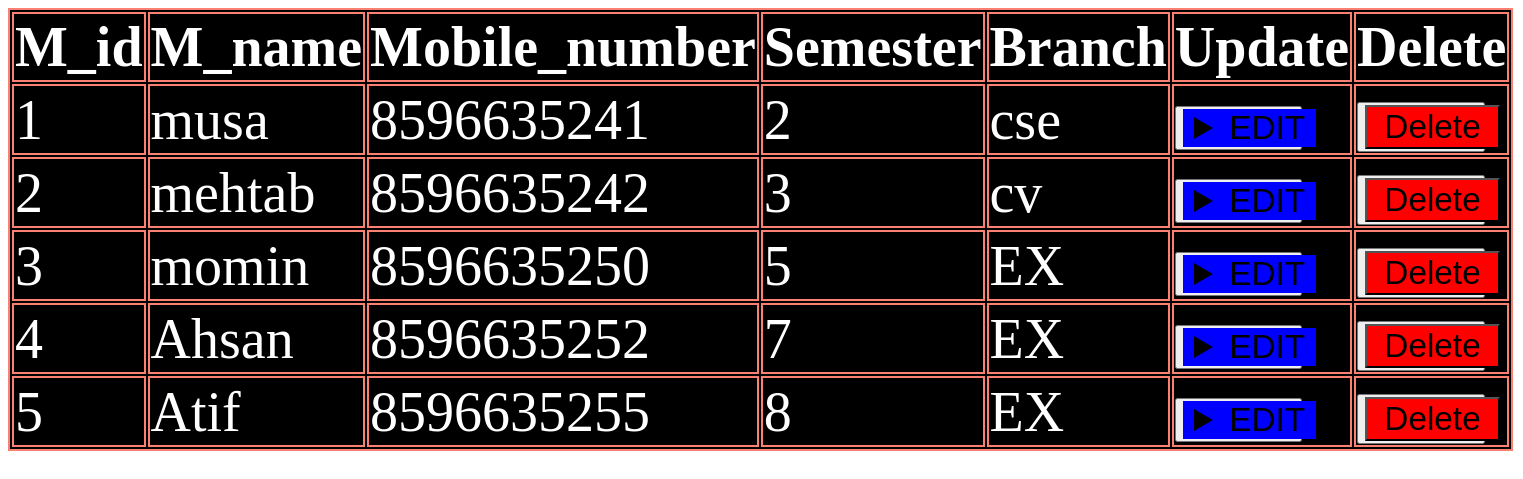
Page /seeallmember/ (signed in) on the committed database.
### myapp/models.py (models this page shows)
class Members(models.Model):
    M_id = models.IntegerField(primary_key = True)
    M_name = models.CharField(max_length = 300)
    Mobile_number = models.IntegerField()
    Semester = models.IntegerField()
    Branch = models.CharField(max_length = 300)

### myapp/views.py (the view)
# urls.py: path('seeallmember/',views.seeallmember),
@login_required(login_url="/userlogin")
def seeallmember(request):
    data = list(models.Members.objects.all().values())
    return render(request,'seeallmember.html',{'members':data})

### myapp/templates/seeallmember.html (shortened to what this page needs)
<!DOCTYPE html>
<html lang="en">
<head>
</head>
<body>
    <table>
        <tr>
            <th>M_id</th>
            <th>M_name</th>
            <th>Mobile_number</th>
            <th>Semester</th>
            <th>Branch</th>
            <th>Update</th>
            <th>Delete</th>
        </tr>
        {% for i in members %}
    <tr>
        <td>{{i.M_id}}</td>
        <td>{{i.M_name}}</td>
        <td>{{i.Mobile_number}}</td>
        <td>{{i.Semester}}</td>
        <td>{{i.Branch}}</td>
        <td>
            <button>
                <details>
                    <summary id="i1">EDIT</summary>
                </details>
            </button>
        </td>
        <td>
            <button>
                    <form action="/deletemember" method="get">
                        <input id="i2" type="submit" value="Delete">
                    </form>
            </button>
    </td>
    </tr>
        {% endfor %}
    </table>
</body>
</html>

### myapp/templates/seeallmember.html (style rules this page uses)
table,td,th,tr { border: 2px solid salmon; }
table { font-size: 350%; color: white; background-color: black; }
#i1 { font-size: 250%; height: 100%; width: 120%; cursor: pointer; background-color: blue; }
#i2 { font-size: 250%; width: 120%; cursor: pointer; background-color: red; }

### rows in the picture
Members: M_id "1", M_name "musa", Mobile_number "8596635241", Semester "2", Branch "cse"
Members: M_id "2", M_name "mehtab", Mobile_number "8596635242", Semester "3", Branch "cv"
Members: M_id "3", M_name "momin", Mobile_number "8596635250", Semester "5", Branch "EX"
Members: M_id "4", M_name "Ahsan", Mobile_number "8596635252", Semester "7", Branch "EX"
Members: M_id "5", M_name "Atif", Mobile_number "8596635255", Semester "8", Branch "EX"
